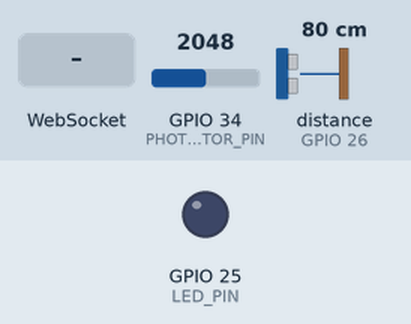
Simulated run of this sketch. Board: ESP32. Shown: output pins drawn as LEDs (lit = HIGH). The test bench sets the inputs (shaded band); at power-on: GPIO 34 (PHOTORESISTOR_PIN) = 2048, distance to the obstacle (sensor on GPIO 26) 80 cm. The echo pulse lasts 58.3 µs per cm; WiFi joins after 1.5 s; servers stay silent unless stated; what the sketch prints to the serial monitor is not drawn.

Above: at 2.7 s.
2.8 s: WebSocket text "SET_LED" received
4.3 s: WebSocket text "IS_MANUAL" received
5.8 s: GPIO 34 (PHOTORESISTOR_PIN) set to 160
At 6.4 s:
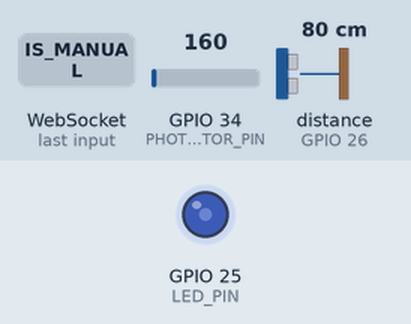
7.5 s: GPIO 34 (PHOTORESISTOR_PIN) set to 240
At 9.2 s:
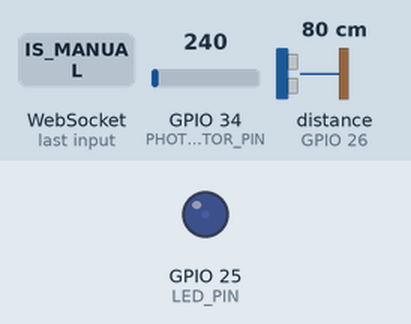
9.5 s: GPIO 34 (PHOTORESISTOR_PIN) set to 0
At 11.1 s:
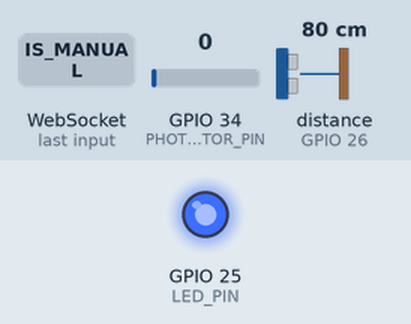
11.5 s: WebSocket text "1" received
Timing chart, 0 to 14.0 s (numbered marks = the images above; inputs shaded):
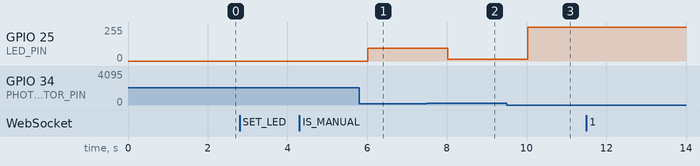

The sketch:

sketch.ino
```cpp
#include <WiFi.h>
#include <WebSocketsClient.h>
#include <NewPing.h>

// Настройки Wi-Fi
const char* ssid = "your-SSID";
const char* password = "your-PASSWORD";

// Настройки WebSocket
const char* ws_host = "192.168.1.100"; // Замените на IP вашего сервера (Electron.js)
const int ws_port = 8080;
WebSocketsClient webSocket;

bool isManual = true;

// Настройки датчиков и лампы
#define PHOTORESISTOR_PIN 34
#define TRIG_PIN 27
#define ECHO_PIN 26
#define MAX_DISTANCE 200
#define LED_PIN 25

// Инициализация ультразвукового датчика
NewPing sonar(TRIG_PIN, ECHO_PIN, MAX_DISTANCE);

// Функция для подключения к Wi-Fi
void connectToWiFi() {
  WiFi.begin(ssid, password);
  Serial.print("Connecting to Wi-Fi");
  while (WiFi.status() != WL_CONNECTED) {
    delay(500);
    Serial.print(".");
  }
  Serial.println("\nWi-Fi connected");
  Serial.println("IP address: " + WiFi.localIP().toString());
}

// Обработка сообщений WebSocket
void handleWebSocketMessage(WStype_t type, uint8_t *payload, size_t length) {
  if (type == WStype_TEXT) {
    String message = String((char*)payload);
    Serial.println("Message received: " + message);

    // Обработка команд
    if (message.startsWith("SET_LED")) {
      int brightness = message.substring(8).toInt();
      if (isManual) analogWrite(LED_PIN, map(brightness, 0, 100, 0, 255));
      Serial.println("LED brightness set to " + String(brightness) + "%");
    }
    else if (message.startsWith("IS_MANUAL")) {
      isManual = message.substring(8).toInt() == 1 ? true : false;
    }
  }
}

// Отправка данных о датчиках через WebSocket
void sendSensorData() {
  int lightLevel = analogRead(PHOTORESISTOR_PIN);
  int distance = sonar.ping_cm();
  if (!isManual) analogWrite(LED_PIN, 255 - lightLevel);

  String sensorData = "{\"lightLevel\": " + String(lightLevel) +
                      ", \"distance\": " + String(distance) + "}";
  webSocket.sendTXT(sensorData);
  Serial.println("Sent data: " + sensorData);
}

void setup() {
  Serial.begin(115200);
  pinMode(LED_PIN, OUTPUT);

  connectToWiFi();

  // Настройка WebSocket
  webSocket.begin(ws_host, ws_port, "/");
  webSocket.onEvent(handleWebSocketMessage);
  webSocket.setReconnectInterval(5000); // Попытка переподключения каждые 5 секунд

  Serial.println("WebSocket initialized");
}

void loop() {
  webSocket.loop(); // Обработка WebSocket событий

  static unsigned long lastSendTime = 0;
  if (millis() - lastSendTime > 2000) { // Отправка данных каждые 2 секунды
    sendSensorData();
    lastSendTime = millis();
  }
}
```

Measured:
- after the input at 2.8 s, every drawn part: stays the same
- after the input at 4.3 s, every drawn part: stays the same
- after the input at 5.8 s, GPIO 25 (LED_PIN): 0/255 → 95/255 after 0.22 s
- after the input at 7.5 s, GPIO 25 (LED_PIN): 95/255 → 15/255 after 0.53 s
- after the input at 9.5 s, GPIO 25 (LED_PIN): 15/255 → 255/255 after 0.53 s
- after the input at 11.5 s, every drawn part: stays the same
